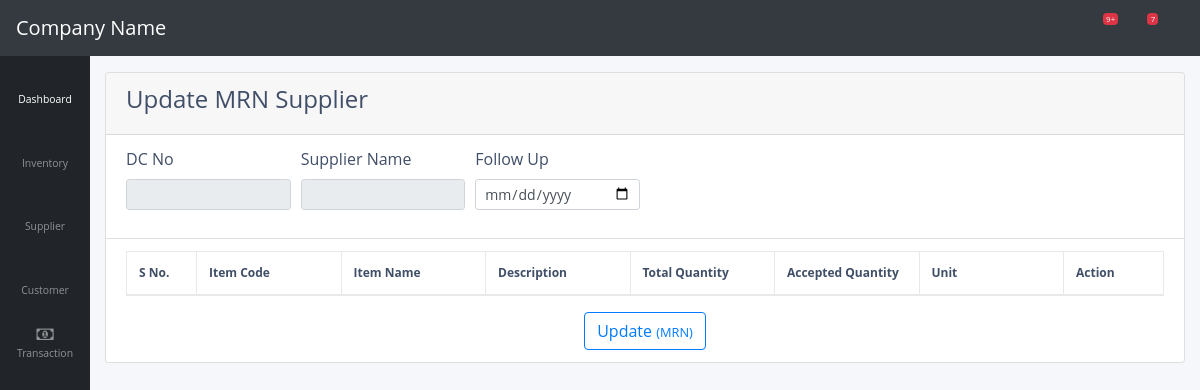
The page /supplier/mrn/edit/2 on the database as committed earlier.
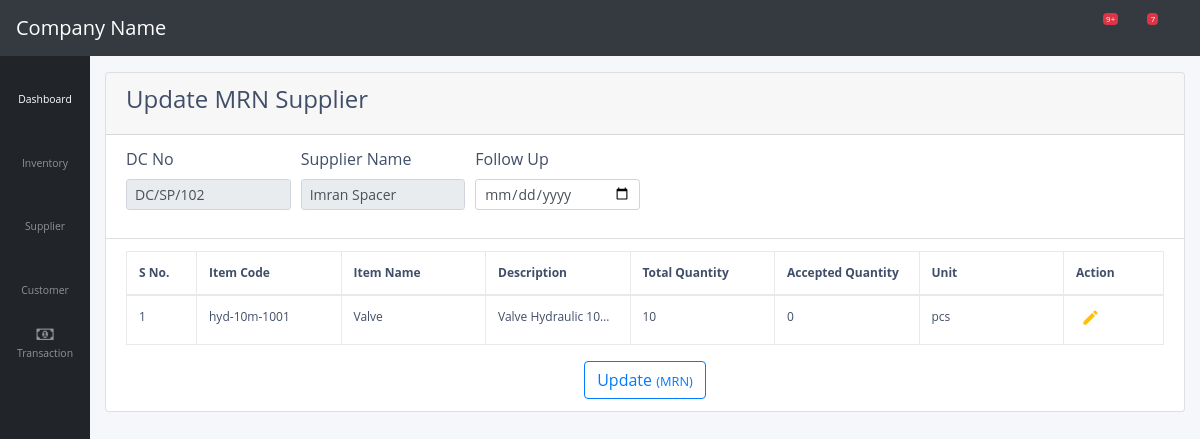
The same page on the database as committed later.
### supplier/models.py (models this page shows)
class DcHeaderSupplier(models.Model):
    dc_no = models.CharField(max_length = 100)
    date = models.DateField(default = datetime.date.today)
    account_id = models.ForeignKey(ChartOfAccount, models.SET_NULL,blank=True,null=True,)

class DcDetailSupplier(models.Model):
    item_code = models.CharField(max_length = 100)
    item_name = models.CharField(max_length = 100)
    item_description = models.TextField()
    quantity = models.IntegerField()
    accepted_quantity = models.IntegerField()
    returned_quantity = models.IntegerField()
    unit = models.CharField(max_length = 100)
    unit_price = models.DecimalField(max_digits = 8, decimal_places = 2)
    remarks = models.CharField(max_length = 100)
    po_no = models.CharField(max_length = 100)
    dc_id = models.ForeignKey(DcHeaderSupplier, on_delete = models.CASCADE)

### transaction/models.py (models this page shows)
class ChartOfAccount(models.Model):
    account_title = models.CharField(max_length = 100, unique = True)
    account_type = models.CharField(max_length = 100)
    opening_balance = models.DecimalField(max_digits = 8, decimal_places = 2)
    phone_no = models.CharField(max_length = 100)
    email_address = models.CharField(max_length = 100)
    ntn = models.CharField(max_length = 100)
    Address = models.CharField(max_length = 200)
    remarks = models.CharField(max_length = 100)

### supplier/views.py (the view)
# urls.py: path('mrn/edit/<pk>', views.edit_mrn_supplier, name = 'edit-mrn-supplier'),
def edit_mrn_supplier(request,pk):
    dc_header = DcHeaderSupplier.objects.filter(id=pk).first()
    dc_detail = DcDetailSupplier.objects.filter(dc_id=pk).all()
    if request.method == 'POST':
        items = json.loads(request.POST.get('items'))
        for i,value in enumerate(dc_detail):
            value.accepted_quantity = items[i]["accepted_quantity"]
            value.save()
        return JsonResponse({"result":"success"})
    return render(request, 'supplier/edit_mrn_supplier.html',{'dc_header':dc_header,'dc_detail':dc_detail,'pk':pk})

### supplier/templates/supplier/edit_mrn_supplier.html
{% extends "supplier/base.html" %}
{% load crispy_forms_tags %}
{% block body %}
<div class="card" style="width: 100%;">
<div class="card-header">
  <h4>Update MRN Supplier</h4>
</div>
<ul class="list-group list-group-flush">
<form  action="" method="post" id="edit-mrn-supplier-submit">
  <li class="list-group-item">
      <div class="form-row">
        <div class="form-group col-md-2">
          <label for="">DC No</label>
          <input type="text" readonly class="form-control form-control-sm" value="{{dc_header.dc_no}}">
        </div>
        <div class="form-group col-md-2">
          <label>Supplier Name</label>
          <input list="browsers" readonly class="form-control form-control-sm" value="{{dc_header.account_id.account_title}}">
        </div>
        <div class="form-group col-md-2">
          <label for="">Follow Up</label>
          <input type="date" class="form-control form-control-sm" value="{{dc_header.follow_up}}">
        </div>
      </div>
  </li>
  <li class="list-group-item">
    <table class="table table-bordered" id="edit-mrn-supplier-table">
        <thead>
            <tr>
                <th width="70px">S No.</th>
                <th width="">Item Code</th>
                <th width="">Item Name</th>
                <th>Description</th>
                <th width="">Total Quantity</th>
                <th width="">Accepted Quantity</th>
                <th width="">Unit</th>
                <th>Action</th>
            </tr>
        </thead>
        <tbody>
          {% for value in dc_detail %}
          <tr>
            <td>{{forloop.counter}}</td>
            <td>{{value.item_code}}</td>
            <td>{{value.item_name}}</td>
            <td>{{value.item_description}}</td>
            <td>{{value.quantity}}</td>
            <td>{{value.accepted_quantity}}</td>
            <td>{{value.unit}}</td>
            <td><a class="add-mrn" title="Add" data-toggle="tooltip"><i class="material-icons">&#xE03B;</i></a><a class="edit-mrn" title="Edit" data-toggle="tooltip"><i class="material-icons">&#xE254;</i></a></td>
          </tr>
          {% endfor %}
        </tbody>
    </table>
    <div class="text-center">
      <button type="submit" class="btn btn-outline-primary has_id" id="{{pk}}" name="">Update <small>(MRN)</small></button>
    </div>
  </li>
</form>
</ul>
</div>
{% endblock body %}

Rows that differ between the two databases and show on the page:
added DcHeaderSupplier: dc_no "DC/SP/102", account_id.account_title "Imran Spacer"
added DcDetailSupplier: item_code "hyd-10m-1001", item_name "Valve", item_description "Valve Hydraulic 10…", quantity "10", accepted_quantity "0", unit "pcs"
